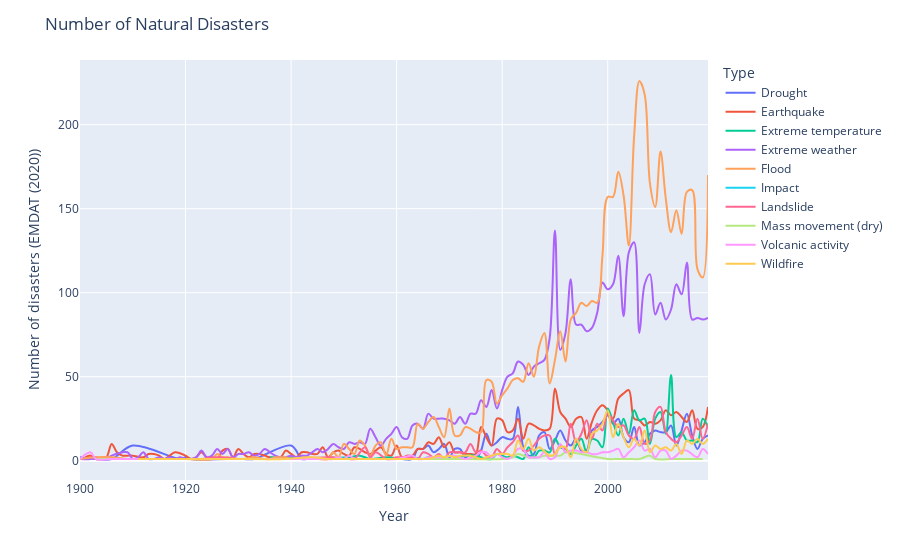

Write notebook code for a chart like this one.
### Code cell
from read_disaster import fig_natural_disaster
fig = fig_natural_disaster()
fig.show()

### Figure 1 — Plotly figure (JSON) as saved in the notebook; plotly's stock layout.template omitted (floating-point values rounded to 4 significant figures)
{"data": [{"hovertemplate": "<b>%{hovertext}</b><br><br>Type=Drought<br>Year=%{x}<br>Number of disasters (EMDAT (2020))=%{y}<extra></extra>", "hovertext": ["Drought", "Drought", "Drought", "Drought", "Drought", "Drought", "Drought", "Drought", "Drought", "Drought", "Drought", "Drought", "Drought", "Drought", "Drought", "Drought", "Drought", "Drought", "Drought", "Drought", "Drought", "Drought", "Drought", "Drought", "Drought", "Drought", "Drought", "Drought", "Drought", "Drought", "Drought", "Drought", "Drought", "Drought", "Drought", "Drought", "Drought", "Drought", "Drought", "Drought", "Drought", "Drought", "Drought", "Drought", "Drought", "Drought", "Drought", "Drought", "Drought", "Drought", "Drought", "Drought", "Drought", "Drought", "Drought", "Drought", "Drought", "Drought", "Drought", "Drought", "Drought", "Drought", "Drought", "Drought", "Drought", "Drought", "Drought", "Drought", "Drought", "Drought", "Drought", "Drought", "Drought", "Drought"], "legendgroup": "Drought", "line": {"color": "#636efa", "dash": "solid", "shape": "spline"}, "mode": "lines", "name": "Drought", "orientation": "v", "showlegend": true, "type": "scatter", "x": [1900, 1903, 1906, 1910, 1919, 1920, 1921, 1928, 1931, 1933, 1940, 1942, 1943, 1946, 1947, 1960, 1961, 1963, 1964, 1965, 1966, 1967, 1968, 1969, 1970, 1971, 1972, 1973, 1974, 1975, 1976, 1977, 1978, 1979, 1980, 1981, 1982, 1983, 1984, 1985, 1986, 1987, 1988, 1989, 1990, 1991, 1992, 1993, 1994, 1995, 1996, 1997, 1998, 1999, 2000, 2001, 2002, 2003, 2004, 2005, 2006, 2007, 2008, 2009, 2010, 2011, 2012, 2013, 2014, 2015, 2016, 2017, 2018, 2019], "xaxis": "x", "y": [2, 1, 1, 9, 1, 2, 1, 1, 1, 1, 9, 1, 1, 1, 1, 1, 1, 1, 7, 7, 9, 5, 7, 10, 2, 7, 7, 2, 4, 1, 6, 16, 9, 11, 14, 13, 13, 32, 8, 3, 4, 15, 17, 7, 12, 18, 12, 9, 13, 6, 6, 18, 20, 23, 27, 22, 25, 14, 11, 20, 9, 11, 16, 18, 17, 17, 21, 9, 18, 28, 15, 7, 13, 15], "yaxis": "y"}, {"hovertemplate": "<b>%{hovertext}</b><br><br>Type=Earthquake<br>Year=%{x}<br>Number of disasters (EMDAT (2020))=%{y}<extra></extra>", "hovertext": ["Earthquake", "Earthquake", "Earthquake", "Earthquake", "Earthquake", "Earthquake", "Earthquake", "Earthquake", "Earthquake", "Earthquake", "Earthquake", "Earthquake", "Earthquake", "Earthquake", "Earthquake", "Earthquake", "Earthquake", "Earthquake", "Earthquake", "Earthquake", "Earthquake", "Earthquake", "Earthquake", "Earthquake", "Earthquake", "Earthquake", "Earthquake", "Earthquake", "Earthquake", "Earthquake", "Earthquake", "Earthquake", "Earthquake", "Earthquake", "Earthquake", "Earthquake", "Earthquake", "Earthquake", "Earthquake", "Earthquake", "Earthquake", "Earthquake", "Earthquake", "Earthquake", "Earthquake", "Earthquake", "Earthquake", "Earthquake", "Earthquake", "Earthquake", "Earthquake", "Earthquake", "Earthquake", "Earthquake", "Earthquake", "Earthquake", "Earthquake", "Earthquake", "Earthquake", "Earthquake", "Earthquake", "Earthquake", "Earthquake", "Earthquake", "Earthquake", "Earthquake", "Earthquake", "Earthquake", "Earthquake", "Earthquake", "Earthquake", "Earthquake", "Earthquake", "Earthquake", "Earthquake", "Earthquake", "Earthquake", "Earthquake", "Earthquake", "Earthquake", "Earthquake", "Earthquake", "Earthquake", "Earthquake", "Earthquake", "Earthquake", "Earthquake", "Earthquake", "Earthquake", "Earthquake", "Earthquake", "Earthquake", "Earthquake", "Earthquake", "Earthquake", "Earthquake", "Earthquake", "Earthquake", "Earthquake", "Earthquake", "Earthquake", "Earthquake", "Earthquake", "Earthquake", "Earthquake", "Earthquake", "Earthquake", "Earthquake", "Earthquake", "Earthquake", "Earthquake", "Earthquake", "Earthquake", "Earthquake", "Earthquake", "Earthquake"], "legendgroup": "Earthquake", "line": {"color": "#EF553B", "dash": "solid", "shape": "spline"}, "mode": "lines", "name": "Earthquake", "orientation": "v", "showlegend": true, "type": "scatter", "x": [1901, 1902, 1903, 1904, 1905, 1906, 1907, 1908, 1909, 1910, 1912, 1913, 1914, 1915, 1916, 1917, 1918, 1920, 1921, 1922, 1923, 1924, 1925, 1926, 1927, 1928, 1929, 1930, 1931, 1932, 1933, 1934, 1935, 1936, 1938, 1939, 1940, 1941, 1942, 1943, 1944, 1945, 1946, 1947, 1948, 1949, 1950, 1951, 1952, 1953, 1954, 1955, 1956, 1957, 1958, 1959, 1960, 1961, 1962, 1963, 1964, 1965, 1966, 1967, 1968, 1969, 1970, 1971, 1972, 1973, 1974, 1975, 1976, 1977, 1978, 1979, 1980, 1981, 1982, 1983, 1984, 1985, 1986, 1987, 1988, 1989, 1990, 1991, 1992, 1993, 1994, 1995, 1996, 1997, 1998, 1999, 2000, 2001, 2002, 2003, 2004, 2005, 2006, 2007, 2008, 2009, 2010, 2011, 2012, 2013, 2014, 2015, 2016, 2017, 2018, 2019], "xaxis": "x", "y": [2, 3, 1, 1, 2, 10, 5, 3, 3, 3, 2, 4, 4, 3, 1, 3, 5, 3, 1, 2, 5, 2, 2, 1, 6, 7, 2, 7, 4, 2, 4, 4, 3, 2, 2, 6, 4, 2, 5, 5, 4, 4, 8, 2, 5, 6, 4, 3, 8, 7, 5, 4, 6, 8, 4, 3, 9, 2, 3, 3, 7, 7, 11, 10, 14, 8, 11, 5, 5, 4, 4, 4, 20, 14, 9, 25, 24, 17, 18, 25, 13, 22, 21, 19, 18, 19, 43, 29, 25, 20, 25, 26, 13, 23, 30, 33, 30, 25, 37, 40, 42, 25, 24, 21, 23, 22, 24, 30, 27, 29, 26, 23, 30, 19, 20, 32], "yaxis": "y"}, {"hovertemplate": "<b>%{hovertext}</b><br><br>Type=Extreme temperature<br>Year=%{x}<br>Number of disasters (EMDAT (2020))=%{y}<extra></extra>", "hovertext": ["Extreme temperature", "Extreme temperature", "Extreme temperature", "Extreme temperature", "Extreme temperature", "Extreme temperature", "Extreme temperature", "Extreme temperature", "Extreme temperature", "Extreme temperature", "Extreme temperature", "Extreme temperature", "Extreme temperature", "Extreme temperature", "Extreme temperature", "Extreme temperature", "Extreme temperature", "Extreme temperature", "Extreme temperature", "Extreme temperature", "Extreme temperature", "Extreme temperature", "Extreme temperature", "Extreme temperature", "Extreme temperature", "Extreme temperature", "Extreme temperature", "Extreme temperature", "Extreme temperature", "Extreme temperature", "Extreme temperature", "Extreme temperature", "Extreme temperature", "Extreme temperature", "Extreme temperature", "Extreme temperature", "Extreme temperature", "Extreme temperature", "Extreme temperature", "Extreme temperature", "Extreme temperature", "Extreme temperature", "Extreme temperature", "Extreme temperature", "Extreme temperature", "Extreme temperature", "Extreme temperature", "Extreme temperature", "Extreme temperature", "Extreme temperature", "Extreme temperature", "Extreme temperature", "Extreme temperature", "Extreme temperature", "Extreme temperature", "Extreme temperature", "Extreme temperature", "Extreme temperature"], "legendgroup": "Extreme temperature", "line": {"color": "#00cc96", "dash": "solid", "shape": "spline"}, "mode": "lines", "name": "Extreme temperature", "orientation": "v", "showlegend": true, "type": "scatter", "x": [1936, 1951, 1953, 1955, 1958, 1961, 1962, 1963, 1965, 1966, 1968, 1971, 1972, 1973, 1975, 1977, 1978, 1979, 1980, 1981, 1982, 1983, 1984, 1985, 1986, 1987, 1988, 1989, 1990, 1991, 1992, 1993, 1994, 1995, 1996, 1997, 1998, 1999, 2000, 2001, 2002, 2003, 2004, 2005, 2006, 2007, 2008, 2009, 2010, 2011, 2012, 2013, 2014, 2015, 2016, 2017, 2018, 2019], "xaxis": "x", "y": [2, 2, 3, 1, 2, 1, 1, 2, 1, 2, 2, 1, 2, 3, 3, 1, 1, 4, 3, 2, 3, 2, 1, 8, 2, 6, 6, 5, 13, 8, 7, 4, 9, 13, 5, 13, 12, 8, 31, 23, 15, 25, 16, 30, 24, 25, 10, 25, 29, 16, 51, 14, 17, 12, 12, 11, 25, 20], "yaxis": "y"}, {"hovertemplate": "<b>%{hovertext}</b><br><br>Type=Extreme weather<br>Year=%{x}<br>Number of disasters (EMDAT (2020))=%{y}<extra></extra>", "hovertext": ["Extreme weather", "Extreme weather", "Extreme weather", "Extreme weather", "Extreme weather", "Extreme weather", "Extreme weather", "Extreme weather", "Extreme weather", "Extreme weather", "Extreme weather", "Extreme weather", "Extreme weather", "Extreme weather", "Extreme weather", "Extreme weather", "Extreme weather", "Extreme weather", "Extreme weather", "Extreme weather", "Extreme weather", "Extreme weather", "Extreme weather", "Extreme weather", "Extreme weather", "Extreme weather", "Extreme weather", "Extreme weather", "Extreme weather", "Extreme weather", "Extreme weather", "Extreme weather", "Extreme weather", "Extreme weather", "Extreme weather", "Extreme weather", "Extreme weather", "Extreme weather", "Extreme weather", "Extreme weather", "Extreme weather", "Extreme weather", "Extreme weather", "Extreme weather", "Extreme weather", "Extreme weather", "Extreme weather", "Extreme weather", "Extreme weather", "Extreme weather", "Extreme weather", "Extreme weather", "Extreme weather", "Extreme weather", "Extreme weather", "Extreme weather", "Extreme weather", "Extreme weather", "Extreme weather", "Extreme weather", "Extreme weather", "Extreme weather", "Extreme weather", "Extreme weather", "Extreme weather", "Extreme weather", "Extreme weather", "Extreme weather", "Extreme weather", "Extreme weather", "Extreme weather", "Extreme weather", "Extreme weather", "Extreme weather", "Extreme weather", "Extreme weather", "Extreme weather", "Extreme weather", "Extreme weather", "Extreme weather", "Extreme weather", "Extreme weather", "Extreme weather", "Extreme weather", "Extreme weather", "Extreme weather", "Extreme weather", "Extreme weather", "Extreme weather", "Extreme weather", "Extreme weather", "Extreme weather", "Extreme weather", "Extreme weather", "Extreme weather", "Extreme weather", "Extreme weather", "Extreme weather", "Extreme weather", "Extreme weather", "Extreme weather", "Extreme weather", "Extreme weather", "Extreme weather", "Extreme weather", "Extreme weather", "Extreme weather", "Extreme weather", "Extreme weather", "Extreme weather", "Extreme weather", "Extreme weather", "Extreme weather", "Extreme weather", "Extreme weather", "Extreme weather"], "legendgroup": "Extreme weather", "line": {"color": "#ab63fa", "dash": "solid", "shape": "spline"}, "mode": "lines", "name": "Extreme weather", "orientation": "v", "showlegend": true, "type": "scatter", "x": [1900, 1902, 1903, 1904, 1905, 1906, 1909, 1910, 1911, 1912, 1913, 1914, 1915, 1916, 1917, 1918, 1919, 1920, 1922, 1923, 1924, 1925, 1926, 1927, 1928, 1929, 1930, 1931, 1932, 1933, 1934, 1935, 1936, 1937, 1938, 1939, 1940, 1941, 1942, 1943, 1944, 1945, 1946, 1947, 1948, 1949, 1950, 1951, 1952, 1953, 1954, 1955, 1956, 1957, 1958, 1959, 1960, 1961, 1962, 1963, 1964, 1965, 1966, 1967, 1968, 1969, 1970, 1971, 1972, 1973, 1974, 1975, 1976, 1977, 1978, 1979, 1980, 1981, 1982, 1983, 1984, 1985, 1986, 1987, 1988, 1989, 1990, 1991, 1992, 1993, 1994, 1995, 1996, 1997, 1998, 1999, 2000, 2001, 2002, 2003, 2004, 2005, 2006, 2007, 2008, 2009, 2010, 2011, 2012, 2013, 2014, 2015, 2016, 2017, 2018, 2019], "xaxis": "x", "y": [1, 1, 2, 1, 1, 3, 5, 1, 2, 5, 1, 1, 2, 1, 2, 1, 2, 1, 2, 6, 2, 3, 7, 4, 7, 2, 4, 4, 5, 3, 4, 7, 5, 3, 2, 2, 3, 2, 3, 3, 5, 7, 5, 7, 10, 8, 7, 11, 10, 11, 10, 19, 14, 9, 13, 16, 20, 14, 13, 21, 22, 19, 28, 25, 25, 25, 24, 22, 26, 22, 28, 28, 36, 32, 42, 31, 42, 50, 52, 59, 57, 51, 56, 58, 60, 73, 137, 66, 76, 108, 81, 81, 77, 79, 88, 106, 102, 105, 122, 86, 124, 130, 76, 105, 111, 87, 94, 84, 90, 105, 99, 118, 84, 85, 84, 85], "yaxis": "y"}, {"hovertemplate": "<b>%{hovertext}</b><br><br>Type=Flood<br>Year=%{x}<br>Number of disasters (EMDAT (2020))=%{y}<extra></extra>", "hovertext": ["Flood", "Flood", "Flood", "Flood", "Flood", "Flood", "Flood", "Flood", "Flood", "Flood", "Flood", "Flood", "Flood", "Flood", "Flood", "Flood", "Flood", "Flood", "Flood", "Flood", "Flood", "Flood", "Flood", "Flood", "Flood", "Flood", "Flood", "Flood", "Flood", "Flood", "Flood", "Flood", "Flood", "Flood", "Flood", "Flood", "Flood", "Flood", "Flood", "Flood", "Flood", "Flood", "Flood", "Flood", "Flood", "Flood", "Flood", "Flood", "Flood", "Flood", "Flood", "Flood", "Flood", "Flood", "Flood", "Flood", "Flood", "Flood", "Flood", "Flood", "Flood", "Flood", "Flood", "Flood", "Flood", "Flood", "Flood", "Flood", "Flood", "Flood", "Flood", "Flood", "Flood", "Flood", "Flood", "Flood", "Flood", "Flood", "Flood", "Flood", "Flood", "Flood", "Flood", "Flood", "Flood", "Flood", "Flood", "Flood", "Flood", "Flood", "Flood", "Flood", "Flood", "Flood", "Flood", "Flood"], "legendgroup": "Flood", "line": {"color": "#FFA15A", "dash": "solid", "shape": "spline"}, "mode": "lines", "name": "Flood", "orientation": "v", "showlegend": true, "type": "scatter", "x": [1900, 1903, 1906, 1909, 1910, 1911, 1915, 1917, 1920, 1925, 1926, 1927, 1928, 1930, 1931, 1933, 1935, 1936, 1937, 1938, 1939, 1940, 1943, 1947, 1948, 1949, 1950, 1951, 1952, 1953, 1954, 1955, 1956, 1957, 1958, 1959, 1960, 1961, 1962, 1963, 1964, 1965, 1966, 1967, 1968, 1969, 1970, 1971, 1972, 1973, 1974, 1975, 1976, 1977, 1978, 1979, 1980, 1981, 1982, 1983, 1984, 1985, 1986, 1987, 1988, 1989, 1990, 1991, 1992, 1993, 1994, 1995, 1996, 1997, 1998, 1999, 2000, 2001, 2002, 2003, 2004, 2005, 2006, 2007, 2008, 2009, 2010, 2011, 2012, 2013, 2014, 2015, 2016, 2017, 2018, 2019], "xaxis": "x", "y": [1, 2, 2, 1, 1, 1, 1, 1, 1, 1, 4, 2, 2, 1, 1, 2, 1, 1, 2, 2, 2, 1, 2, 1, 5, 2, 10, 7, 4, 12, 9, 3, 9, 11, 3, 13, 7, 8, 8, 8, 22, 19, 23, 26, 20, 14, 31, 15, 15, 20, 19, 17, 17, 48, 47, 34, 39, 43, 48, 49, 47, 58, 50, 68, 76, 46, 60, 77, 59, 84, 88, 94, 92, 95, 94, 122, 157, 157, 172, 158, 128, 193, 226, 218, 165, 151, 184, 156, 136, 149, 135, 160, 161, 114, 109, 170], "yaxis": "y"}, {"hovertemplate": "<b>%{hovertext}</b><br><br>Type=Impact<br>Year=%{x}<br>Number of disasters (EMDAT (2020))=%{y}<extra></extra>", "hovertext": ["Impact"], "legendgroup": "Impact", "line": {"color": "#19d3f3", "dash": "solid", "shape": "spline"}, "mode": "lines", "name": "Impact", "orientation": "v", "showlegend": true, "type": "scatter", "x": [2013], "xaxis": "x", "y": [1], "yaxis": "y"}, {"hovertemplate": "<b>%{hovertext}</b><br><br>Type=Landslide<br>Year=%{x}<br>Number of disasters (EMDAT (2020))=%{y}<extra></extra>", "hovertext": ["Landslide", "Landslide", "Landslide", "Landslide", "Landslide", "Landslide", "Landslide", "Landslide", "Landslide", "Landslide", "Landslide", "Landslide", "Landslide", "Landslide", "Landslide", "Landslide", "Landslide", "Landslide", "Landslide", "Landslide", "Landslide", "Landslide", "Landslide", "Landslide", "Landslide", "Landslide", "Landslide", "Landslide", "Landslide", "Landslide", "Landslide", "Landslide", "Landslide", "Landslide", "Landslide", "Landslide", "Landslide", "Landslide", "Landslide", "Landslide", "Landslide", "Landslide", "Landslide", "Landslide", "Landslide", "Landslide", "Landslide", "Landslide", "Landslide", "Landslide", "Landslide", "Landslide", "Landslide", "Landslide", "Landslide", "Landslide", "Landslide", "Landslide", "Landslide", "Landslide", "Landslide", "Landslide", "Landslide", "Landslide", "Landslide", "Landslide", "Landslide", "Landslide", "Landslide", "Landslide", "Landslide", "Landslide", "Landslide", "Landslide", "Landslide", "Landslide", "Landslide", "Landslide", "Landslide", "Landslide", "Landslide"], "legendgroup": "Landslide", "line": {"color": "#FF6692", "dash": "solid", "shape": "spline"}, "mode": "lines", "name": "Landslide", "orientation": "v", "showlegend": true, "type": "scatter", "x": [1909, 1922, 1923, 1926, 1930, 1931, 1932, 1934, 1936, 1938, 1941, 1948, 1949, 1950, 1951, 1952, 1954, 1955, 1956, 1958, 1959, 1960, 1961, 1962, 1963, 1964, 1965, 1966, 1967, 1968, 1969, 1970, 1971, 1972, 1973, 1974, 1975, 1976, 1977, 1978, 1979, 1980, 1981, 1982, 1983, 1984, 1985, 1986, 1987, 1988, 1989, 1990, 1991, 1992, 1993, 1994, 1995, 1996, 1997, 1998, 1999, 2000, 2001, 2002, 2003, 2004, 2005, 2006, 2007, 2008, 2009, 2010, 2011, 2012, 2013, 2014, 2015, 2016, 2017, 2018, 2019], "xaxis": "x", "y": [1, 1, 1, 2, 1, 1, 1, 1, 1, 1, 1, 2, 1, 1, 1, 1, 8, 2, 5, 1, 1, 2, 2, 2, 2, 1, 5, 4, 2, 4, 1, 5, 5, 5, 5, 10, 5, 6, 3, 2, 7, 4, 8, 11, 15, 6, 6, 9, 13, 15, 15, 4, 9, 7, 22, 11, 16, 24, 13, 22, 18, 28, 24, 20, 21, 15, 13, 20, 10, 12, 29, 32, 17, 13, 11, 15, 20, 13, 25, 13, 22], "yaxis": "y"}, {"hovertemplate": "<b>%{hovertext}</b><br><br>Type=Mass movement (dry)<br>Year=%{x}<br>Number of disasters (EMDAT (2020))=%{y}<extra></extra>", "hovertext": ["Mass movement (dry)", "Mass movement (dry)", "Mass movement (dry)", "Mass movement (dry)", "Mass movement (dry)", "Mass movement (dry)", "Mass movement (dry)", "Mass movement (dry)", "Mass movement (dry)", "Mass movement (dry)", "Mass movement (dry)", "Mass movement (dry)", "Mass movement (dry)", "Mass movement (dry)", "Mass movement (dry)", "Mass movement (dry)", "Mass movement (dry)", "Mass movement (dry)", "Mass movement (dry)", "Mass movement (dry)", "Mass movement (dry)", "Mass movement (dry)", "Mass movement (dry)", "Mass movement (dry)", "Mass movement (dry)", "Mass movement (dry)", "Mass movement (dry)", "Mass movement (dry)", "Mass movement (dry)", "Mass movement (dry)", "Mass movement (dry)", "Mass movement (dry)", "Mass movement (dry)"], "legendgroup": "Mass movement (dry)", "line": {"color": "#B6E880", "dash": "solid", "shape": "spline"}, "mode": "lines", "name": "Mass movement (dry)", "orientation": "v", "showlegend": true, "type": "scatter", "x": [1903, 1905, 1908, 1910, 1915, 1937, 1955, 1962, 1963, 1965, 1970, 1971, 1980, 1982, 1983, 1985, 1987, 1988, 1989, 1990, 1991, 1992, 1993, 2000, 2002, 2004, 2006, 2008, 2009, 2012, 2013, 2015, 2018], "xaxis": "x", "y": [1, 1, 1, 1, 1, 1, 1, 1, 1, 1, 1, 1, 1, 2, 4, 2, 2, 3, 3, 3, 3, 5, 5, 1, 1, 1, 1, 3, 1, 1, 1, 1, 1], "yaxis": "y"}, {"hovertemplate": "<b>%{hovertext}</b><br><br>Type=Volcanic activity<br>Year=%{x}<br>Number of disasters (EMDAT (2020))=%{y}<extra></extra>", "hovertext": ["Volcanic activity", "Volcanic activity", "Volcanic activity", "Volcanic activity", "Volcanic activity", "Volcanic activity", "Volcanic activity", "Volcanic activity", "Volcanic activity", "Volcanic activity", "Volcanic activity", "Volcanic activity", "Volcanic activity", "Volcanic activity", "Volcanic activity", "Volcanic activity", "Volcanic activity", "Volcanic activity", "Volcanic activity", "Volcanic activity", "Volcanic activity", "Volcanic activity", "Volcanic activity", "Volcanic activity", "Volcanic activity", "Volcanic activity", "Volcanic activity", "Volcanic activity", "Volcanic activity", "Volcanic activity", "Volcanic activity", "Volcanic activity", "Volcanic activity", "Volcanic activity", "Volcanic activity", "Volcanic activity", "Volcanic activity", "Volcanic activity", "Volcanic activity", "Volcanic activity", "Volcanic activity", "Volcanic activity", "Volcanic activity", "Volcanic activity", "Volcanic activity", "Volcanic activity", "Volcanic activity", "Volcanic activity", "Volcanic activity", "Volcanic activity", "Volcanic activity", "Volcanic activity", "Volcanic activity", "Volcanic activity", "Volcanic activity", "Volcanic activity", "Volcanic activity", "Volcanic activity", "Volcanic activity", "Volcanic activity", "Volcanic activity", "Volcanic activity", "Volcanic activity", "Volcanic activity", "Volcanic activity", "Volcanic activity", "Volcanic activity", "Volcanic activity", "Volcanic activity", "Volcanic activity", "Volcanic activity", "Volcanic activity", "Volcanic activity", "Volcanic activity", "Volcanic activity", "Volcanic activity", "Volcanic activity", "Volcanic activity", "Volcanic activity"], "legendgroup": "Volcanic activity", "line": {"color": "#FF97FF", "dash": "solid", "shape": "spline"}, "mode": "lines", "name": "Volcanic activity", "orientation": "v", "showlegend": true, "type": "scatter", "x": [1900, 1902, 1903, 1906, 1909, 1911, 1914, 1919, 1926, 1929, 1930, 1931, 1937, 1943, 1944, 1945, 1946, 1948, 1949, 1950, 1951, 1952, 1953, 1954, 1956, 1957, 1960, 1963, 1964, 1965, 1966, 1968, 1969, 1971, 1973, 1975, 1976, 1977, 1978, 1979, 1980, 1981, 1982, 1983, 1984, 1985, 1986, 1987, 1988, 1989, 1990, 1991, 1992, 1993, 1994, 1995, 1996, 1997, 1998, 1999, 2000, 2001, 2002, 2003, 2004, 2005, 2006, 2007, 2008, 2009, 2010, 2011, 2012, 2013, 2014, 2015, 2017, 2018, 2019], "xaxis": "x", "y": [1, 5, 1, 1, 1, 1, 1, 1, 1, 1, 1, 1, 1, 1, 1, 1, 1, 1, 2, 1, 3, 1, 1, 1, 1, 1, 1, 3, 1, 1, 2, 2, 2, 3, 1, 3, 5, 5, 2, 4, 2, 1, 3, 7, 7, 2, 2, 2, 5, 1, 2, 10, 5, 6, 6, 5, 5, 4, 4, 5, 5, 6, 7, 2, 5, 8, 12, 6, 7, 2, 6, 6, 1, 3, 6, 6, 2, 7, 4], "yaxis": "y"}, {"hovertemplate": "<b>%{hovertext}</b><br><br>Type=Wildfire<br>Year=%{x}<br>Number of disasters (EMDAT (2020))=%{y}<extra></extra>", "hovertext": ["Wildfire", "Wildfire", "Wildfire", "Wildfire", "Wildfire", "Wildfire", "Wildfire", "Wildfire", "Wildfire", "Wildfire", "Wildfire", "Wildfire", "Wildfire", "Wildfire", "Wildfire", "Wildfire", "Wildfire", "Wildfire", "Wildfire", "Wildfire", "Wildfire", "Wildfire", "Wildfire", "Wildfire", "Wildfire", "Wildfire", "Wildfire", "Wildfire", "Wildfire", "Wildfire", "Wildfire", "Wildfire", "Wildfire", "Wildfire", "Wildfire", "Wildfire", "Wildfire", "Wildfire", "Wildfire", "Wildfire", "Wildfire", "Wildfire", "Wildfire", "Wildfire", "Wildfire", "Wildfire", "Wildfire", "Wildfire", "Wildfire", "Wildfire", "Wildfire", "Wildfire", "Wildfire", "Wildfire", "Wildfire", "Wildfire", "Wildfire", "Wildfire", "Wildfire", "Wildfire", "Wildfire", "Wildfire", "Wildfire"], "legendgroup": "Wildfire", "line": {"color": "#FECB52", "dash": "solid", "shape": "spline"}, "mode": "lines", "name": "Wildfire", "orientation": "v", "showlegend": true, "type": "scatter", "x": [1911, 1918, 1922, 1929, 1939, 1944, 1947, 1949, 1956, 1965, 1966, 1967, 1968, 1969, 1970, 1971, 1972, 1973, 1974, 1975, 1976, 1977, 1978, 1979, 1980, 1981, 1982, 1983, 1984, 1985, 1986, 1987, 1989, 1990, 1991, 1992, 1993, 1994, 1995, 1996, 1997, 1998, 1999, 2000, 2001, 2002, 2003, 2004, 2005, 2006, 2007, 2008, 2009, 2010, 2011, 2012, 2013, 2014, 2015, 2016, 2017, 2018, 2019], "xaxis": "x", "y": [1, 1, 1, 1, 1, 2, 1, 1, 1, 1, 1, 2, 3, 2, 3, 2, 3, 3, 3, 2, 1, 2, 3, 4, 4, 4, 3, 12, 7, 13, 6, 8, 3, 4, 8, 8, 2, 13, 7, 5, 16, 18, 22, 30, 14, 22, 14, 8, 13, 9, 18, 5, 9, 7, 8, 6, 10, 4, 12, 10, 13, 10, 13], "yaxis": "y"}], "layout": {"legend": {"title": {"text": "Type"}, "tracegroupgap": 0}, "margin": {"t": 60}, "title": {"text": "Number of Natural Disasters"}, "xaxis": {"anchor": "y", "domain": [0, 1], "title": {"text": "Year"}}, "yaxis": {"anchor": "x", "domain": [0, 1], "title": {"text": "Number of disasters (EMDAT (2020))"}}}}
